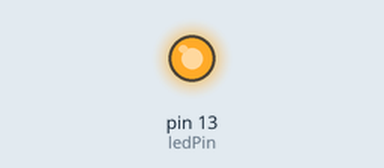
Simulated run of this sketch. Board: Arduino Uno, built with avr-gcc and run on an emulated ATmega328P. Shown: output pins drawn as LEDs (lit = HIGH).

Above: at 0.35 s.
At 23.6 s:
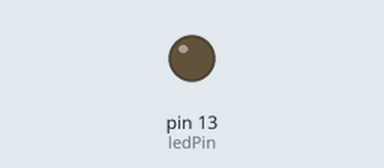
Timing chart, 0 to 32.8 s (numbered marks = the images above):
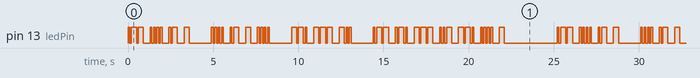

The sketch:

MorseBasic2.ino
```cpp
/*
"What hath God wrought" in morse code
A · —
D — · ·
G — — ·
H · · · ·
O ---
R .-.
T —
U · · —
W · — —
*/


  // Variables

  int ledPin = 13;
  int timeUnit = 100;

  int dotDuration = timeUnit;
  int dashDuration = dotDuration*3;
  int letterSpaceDuration = dashDuration;
  int wordSpaceDuration = dashDuration*3;


  // Methods
  void dot() {
    digitalWrite(ledPin, HIGH);
    delay(dotDuration);
    digitalWrite(ledPin, LOW);
    delay(dotDuration);
  }
  void dash() {
    digitalWrite(ledPin, HIGH);
    delay(dashDuration);
    digitalWrite(ledPin, LOW);
    delay(dotDuration);
  }
  void letterSpace() {
    delay(letterSpaceDuration);
  }
  void wordSpace() {
    delay(wordSpaceDuration);
  }


// Letters
void A() {
  dot();
  dash();
  letterSpace();
}

void D() {
  dash();
  dot();
  dot();
  letterSpace();
}

void G() {
  dash();
  dash();
  dot();
  letterSpace();
}

void H() {
  dot();
  dot();
  dot();
  dot();
  letterSpace();
}

void O() {
  dash();
  dash();
  dash();
  letterSpace();
}

void R() {
  dot();
  dash();
  dot();
  letterSpace();
}

void T() {
  dash();
  letterSpace();
}

void U() {
  dot();
  dot();
  dash();
  letterSpace();
}

void W() {
  dot();
  dash();
  dash();
  letterSpace();
}


void setup() {
  pinMode(ledPin, OUTPUT);
}

void loop() {
W();
H();
A();
T();
wordSpace();
H();
A();
T();
H();
wordSpace();
G();
O();
D();
wordSpace();
W();
R();
O();
U();
G();
H();
T();

wordSpace();
wordSpace();
wordSpace();

}
```

Measured:
- by itself, pin 13 (ledPin): moves between LOW and HIGH, repeating every 25.2 s
- by itself, everything shown: repeats every 25.2 s, in 100 steps
